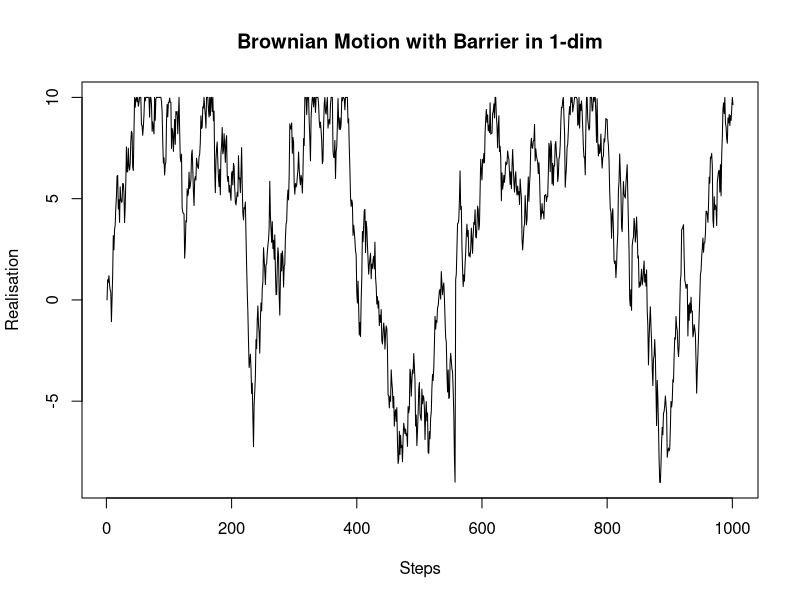
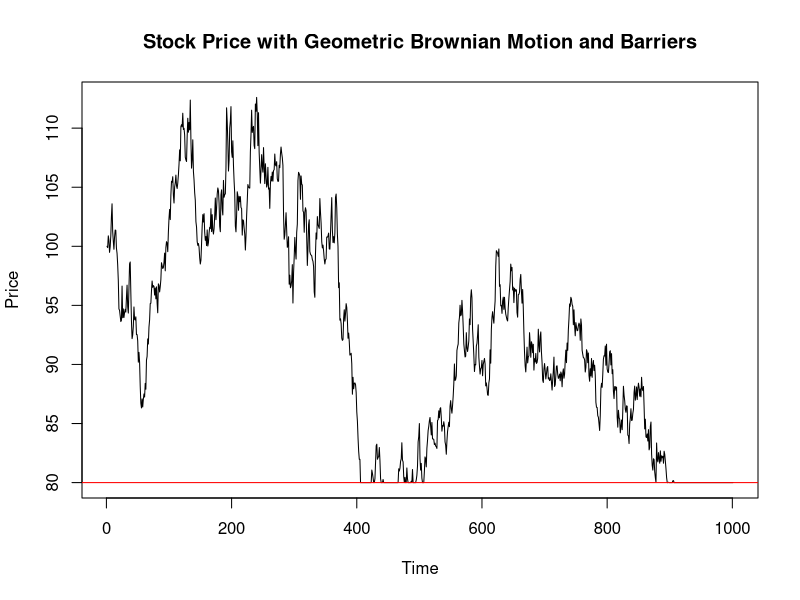
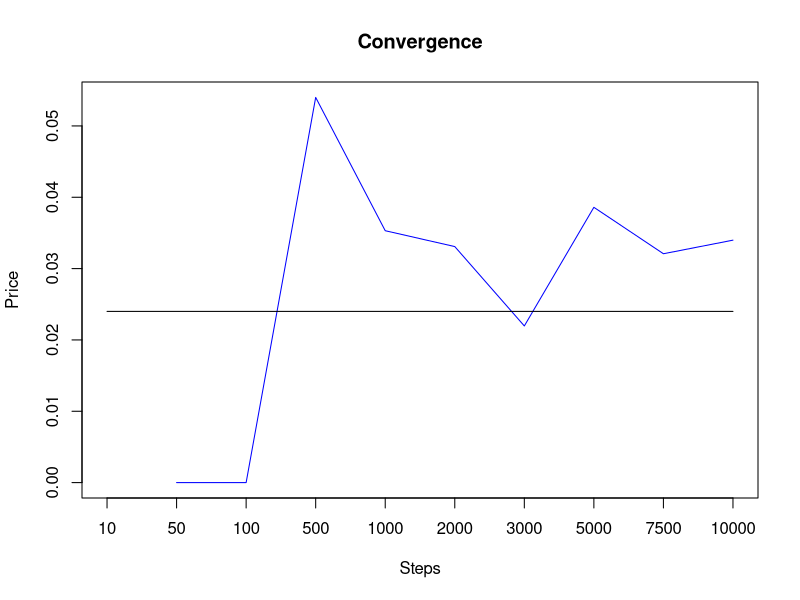

These charts were generated, in order, by the following R code:
## ---- chunk 1
N = 1000;
ub = 10; lb = -10;
xdis = rnorm(N, 0 ,1)
xdis = c(0,xdis);
xdis1 = rep(1,N)
xdis1 = c(1,xdis1);
xdis1[1] = xdis[1];
for(i in 2:N){
  if(xdis1[i] + xdis[i+1] >= ub){
    xdis1[i+1] = ub;
    } else if(xdis1[i] + xdis[i+1] <= lb){
        xdis[i+1] = lb;
    } else{
        xdis1[i+1] = xdis1[i] +xdis[i+1];
      }}
plot(xdis1, type="l",main="Brownian Motion with Barrier in 1-dim", xlab="Steps",ylab="Realisation")



## ---- chunk 2
#pc = 0 #put/call indicator, put is 0 and call is 1
#S = 100 #initial stock price
#T = 1 #total time period observed, frequency is in years
#N = 1000 #total steps
#h = 1/1000 #step size, defined as T/N
#mu = 0 #drift or expected return
#sigma = 0.4 #diffusion or volatility
#ub = 120 #upper bound
#lb = 80 #lower bound
## ---- chunk 3
gbmbarrierplot<-function(S,T,N, mu,sigma,ub,lb)
{
  h <- 1/N
  x <<- (mu-sigma^2/2)*h+sigma*sqrt(h)*rnorm(T*N, 0, 1)
  x <<- S*exp(cumsum(x))
  x<<- c(S,x)
  for(i in 2:length(x)) {
    if(x[i]>=ub) {
      x[i] = ub;
    } else if(x[i]<=lb) {
      x[i] = lb
    } else{x[i] = x[i]
    }}
  plot(x,type="l",main="Stock Price with Geometric Brownian Motion and Barriers",xlab="Time",ylab="Price")
  abline(h=c(ub,lb),col="red")
}

gbmbarrierplot(100,1,1000,0,0.4,120,80)
## ---- chunk 4
gbmbarrierprice<-function(S,T,N, mu,sigma,ub,lb)
{
  h <- 1/N
  x <<- (mu-sigma^2/2)*h+sigma*sqrt(h)*rnorm(T*N, 0, 1)
  x <<- S*exp(cumsum(x))
  x<<- c(S,x)
  upout = FALSE
  downout = FALSE
  for(i in 2:length(x)) {
    if(x[i]>=ub && upout == FALSE && downout == FALSE) {
      x[i] = 0;
      upout = TRUE
    } else if(x[i]<=lb && upout == FALSE && downout == FALSE) {
      x[i] = 0
      downout = TRUE
    } else if(upout||downout) {x[i] = 0
    } else{x[i] = x[i]
    }}
  return(x[length(x)])
}

gbmbarrierprice(100,1,1000,0,0.4,120,80)
## ---- chunk 5
mc_downout = function(pc,nsims,S,T,N,r,sigma,L,K) {
c=c()
for(i in 1:nsims) {
  c[i] = gbmbarrierprice(S,T,N,r,sigma,Inf,L)
}
d = matrix(t(c)[t(c) != 0])

if(pc == 0) {
  for(i in 1:length(d)) {
  d[i] = max(K-d[i],0)
}
} else if(pc == 1) {
  for(i in 1:length(d)) {
    d[i] = max(d[i]-K,0)
  }
}

return(sum(d)/nsims)
}

mc_downout(0,10000,100,1,1000,0,0.4,90,100)
## ---- chunk 6


downoutput<-function(S, K, v, r, T, L)
  # Computes the Black-Scholes price of a down and out barrier option, no dividends
  #S   Stock price at 0
  #K   strike
  #v   volatility
  #r   riskless rate
  #T   time to maturity
  #L   barrier
  
{
  r1 = r - (v^2) / 2;
  r2 = r + (v^2) / 2;
  
  A1 = exp(-r*T) * K * pnorm((log(K/S) - r1*T) / (v*sqrt(T)));
  A2 = S * pnorm((log(K/S) - r2*T) / (v*sqrt(T)));
  A3 = exp(-r*T) * K * pnorm((log(L/S) - r1*T) / (v*sqrt(T)));
  A4 = S * pnorm((log(L/S) - r2*T) / (v*sqrt(T)));
  A5 = exp(-r*T) * K * pnorm((log(K*S/(L^2)) - r1*T) / (v*sqrt(T)));
  A6 = (L^2) * pnorm((log(K*S/(L^2)) - r2*T) / (v*sqrt(T))) / S;
  A7 = exp(-r*T) * K * pnorm((log(S/L) - r1*T) / (v*sqrt(T)));
  A8 = (L^2) * pnorm((log(S/L) - r2*T) / (v*sqrt(T))) / S;
  
  B1 = (L/S)^(2*r / (v^2) - 1);
  
  y = A1 - A2 - A3 + A4 - B1 * (A5 - A6 - A7 + A8);
  return(y)
}

downoutput(100,100,0.4,0,1,90)
  
## ---- chunk 7
steps = c(10,50,100,500,1000,2000,3000,5000,7500,10000)
n = length(steps)

MC_Prices = rep(0,n);
for(i in 1:n) {
  MC_Prices[i] = mc_downout(0,steps[i],100,1,1000,0,0.4,90,100)
}

BS_Prices = downoutput(100,100,0.4,0,1,90) * rep(1,n)

plot(MC_Prices,main='Convergence',xaxt="n",type="l",col="blue",xlab="Steps",ylab="Price")
axis(1,at=1:10,labels=steps)
lines(BS_Prices,col="black")
